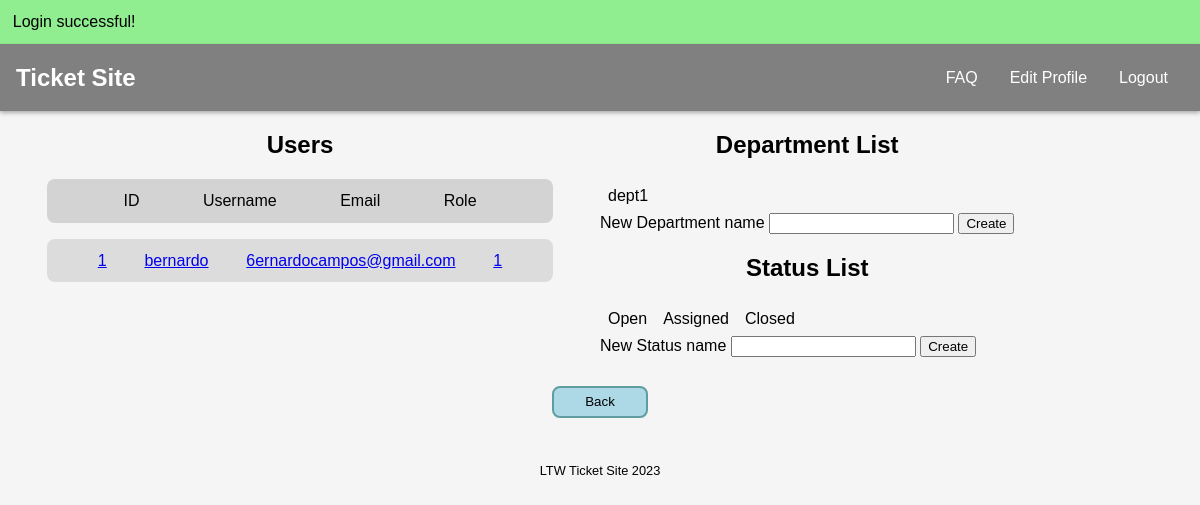
Page /pages/admindashboard.php (signed in) on the earlier database version.
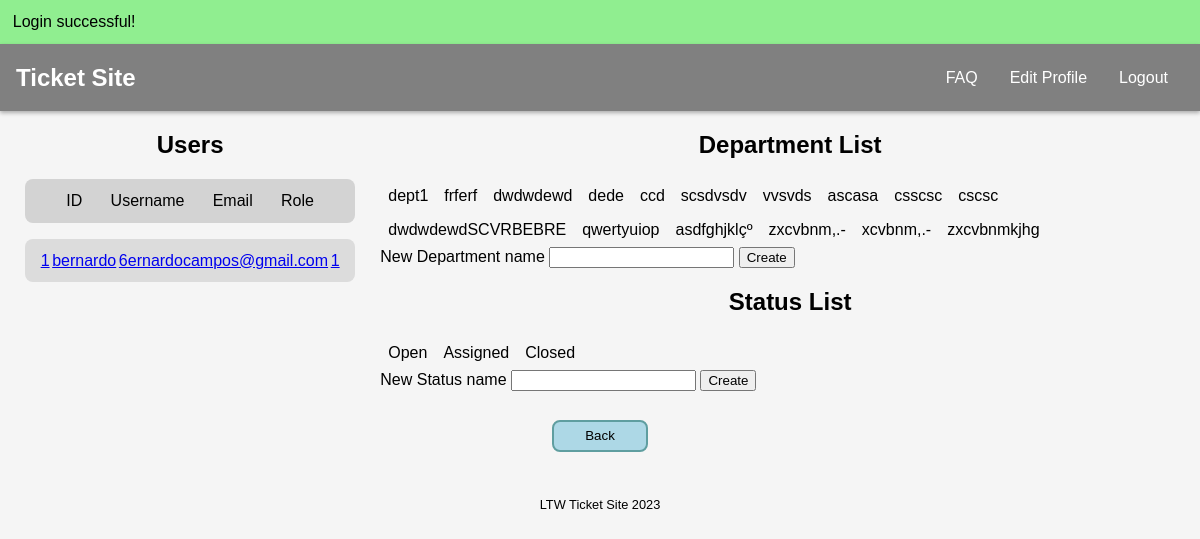
Same page on the later database version.
### tables this page shows
CREATE TABLE users (
    id INTEGER PRIMARY KEY AUTOINCREMENT,
    username TEXT NOT NULL,
    email TEXT NOT NULL,
    password TEXT NOT NULL,
    role_id INTEGER,
    FOREIGN KEY (role_id) REFERENCES roles(id)
);

CREATE TABLE departments (
    id INTEGER PRIMARY KEY AUTOINCREMENT,
    name TEXT NOT NULL
);

CREATE TABLE status (
    id INTEGER PRIMARY KEY AUTOINCREMENT,
    name TEXT NOT NULL
);

### utils/session.php (called while the page is built, shortened)
<?php
    class Session {
        private array $messages;
        public function __construct(){
            $this->messages = isset($_SESSION['messages']) ? $_SESSION['messages'] : array();
        }
        public function isLoggedIn() : bool {
            return isset($_SESSION['id']);
        }
        public function getMessages() {
            return $this->messages;
        }
    }

### database/classes/user.class.php (called while the page is built, shortened)
<?php
    class User {
        public function __construct(int $id, string $username, string $email, int $role){
            $this->id = $id;
            $this->username = $username;
            $this->email = $email;
            $this->role = $role;
        }
        static function getAllUsers(PDO $db) : array {
            $stmt = $db->prepare('SELECT * FROM users');
            $stmt->execute();
            $users = array();
            while($user = $stmt->fetch()){
                $users[] = new User($user['id'], $user['username'], $user['email'], $user['role_id']);
            }
            return $users;
        }
    }
?>

### database/classes/department.class.php (called while the page is built, shortened)
<?php
    class Department {
        public function __construct(int $id, string $name) {
            $this->name = $name;
        }
        static function getDepartments(PDO $db) : array {
            $stmt = $db->prepare('SELECT * FROM departments');
            $stmt->execute();
            $departments = array();
            while ($department = $stmt->fetch()){
                $departments[] = new Department($department['id'], $department['name']);
            }
            return $departments;
        }
    }
?>

### database/classes/status.class.php (called while the page is built, shortened)
<?php
    class Status {
        public function __construct(int $id, string $name){
            $this->name = $name;
        }
        static function getAllStatus(PDO $db) : array {
            $stmt = $db->prepare('SELECT * FROM status');
            $stmt->execute();
            $statuses = array();
            while($status = $stmt->fetch()){
                $statuses[] = new Status($status['id'], $status['name']);
            }
            return $statuses;
        }
    }
?>

### templates/admin.tpl.php (the view, shortened to what this page needs)
<?php function drawUsers(array $users) { ?>
<div class="users_section">
    <div class="users_table">
        <h2>Users</h2>
        <ul>
            <li>ID</li>
            <li>Username</li>
            <li>Email</li>
            <li>Role</li>
        </ul>
    </div>
    <div class="user_instance">
        <?php foreach($users as $user) { ?>
            <a href="../pages/usermanagement.php?id=<?=$user->id?>"><ul>
                <li><?=$user->id?></li>
                <li><?=$user->username?></li>
                <li><?=$user->email?></li>
                <li><?=$user->role?></li>
            </ul></a>
        <?php } ?>
    </div>
</div>
<?php } ?>
<?php function drawElementSection(array $elements, string $element_designation) { ?>
<div class="element_section">
    <h2><?=$element_designation?> List</h2>
    <div class="element_lists">
    <?php foreach($elements as $elem) { ?>
        <p><?=$elem->name?></p>
    <?php } ?>
    </div>
    <form action="../actions/action_create_<?=$element_designation?>.php" method="POST">
        <label>
            New <?=$element_designation?> name
            <input type="text" name="<?=$element_designation?>_name" required>
            <button type="submit" name="submit_new_<?=$element_designation?>">Create</button>
        </label>
    </form>
</div>
<?php } ?>

### templates/common.tpl.php (shortened to what this page needs)
<?php function drawHeader(Session $session) { ?>
<!DOCTYPE html>
<html lang="en-US">
    <head>
        <link rel="stylesheet" href="../css/style.css">
        <link rel="stylesheet" href="../css/ticket.css">
    </head>
    <body>
        <?php drawMessages($session); ?>
        <header>
            <nav>
                <h1><a href="../pages/">Ticket Site</a></h1>
                <div id="nav_buttons">
                    <p><a href="../pages/faq.php">FAQ</a></p>
                    <?php
                        if($session->isLoggedIn()) drawLoggedIn();
                        else drawLoggedOff();
                    ?>
<?php } ?>
<?php function drawLoggedIn() { ?>
            <p><a href="../pages/editprofile.php">Edit Profile</a></p>
            <p><a href="../actions/action_logout.php">Logout</a></p>
        </div>
    </nav>
</header>
<main>
<?php } ?>
<?php function drawFooter() { ?>
        </main>
        <footer>
            LTW Ticket Site 2023
        </footer>
    </body>
</html>
<?php } ?>
<?php function drawMessages(Session $session) { ?>
    <section id="messages">
        <?php foreach($session->getMessages() as $message) { ?>
            <article class="<?=$message['type']?>">
                <?=$message['text']?>
            </article>
        <?php } ?>
    </section>
<?php } ?>
<?php function drawButton(string $text, string $path) { ?>
<button class="special"><a href="<?=$path?>"><?=$text?></a></button>
<?php } ?>

Differences in the rows shown:
added departments: name "frferf"
added departments: name "dwdwdewd"
added departments: name "dede"
added departments: name "ccd"
added departments: name "scsdvsdv"
added departments: name "vvsvds"
added departments: name "ascasa"
added departments: name "csscsc"
added departments: name "cscsc"
added departments: name "dwdwdewdSCVRBEBRE"
added departments: name "qwertyuiop"
added departments: name "asdfghjklçº"
added departments: name "zxcvbnm,.-"
added departments: name "xcvbnm,.-"
added departments: name "zxcvbnmkjhg"
